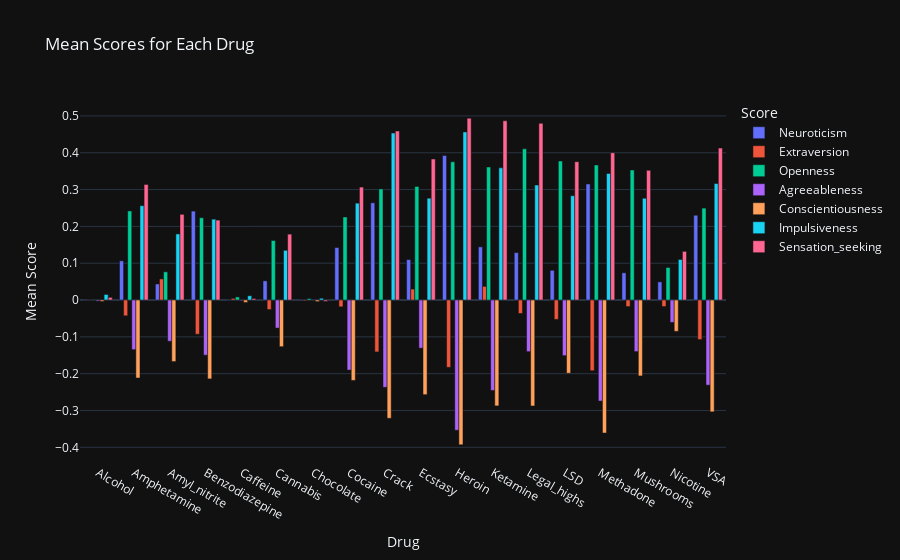

Here is the notebook cell this chart was saved with:
### Code cell
fig = px.bar(data, x='Drug', y=scores, title='Mean Scores for Each Drug',
             labels={'value': 'Mean Score', 'variable': 'Score'},
             template='plotly_dark', barmode='group')
fig.show()

### Figure 1 — Plotly figure (JSON) as saved in the notebook; plotly's stock layout.template omitted (floating-point values rounded to 4 significant figures)
{"data": [{"alignmentgroup": "True", "hovertemplate": "Score=Neuroticism<br>Drug=%{x}<br>Mean Score=%{y}<extra></extra>", "legendgroup": "Neuroticism", "marker": {"color": "#636efa", "pattern": {"shape": ""}}, "name": "Neuroticism", "offsetgroup": "Neuroticism", "orientation": "v", "showlegend": true, "textposition": "auto", "type": "bar", "x": ["Alcohol", "Amphetamine", "Amyl_nitrite", "Benzodiazepine", "Caffeine", "Cannabis", "Chocolate", "Cocaine", "Crack", "Ecstasy", "Heroin", "Ketamine", "Legal_highs", "LSD", "Methadone", "Mushrooms", "Nicotine", "VSA"], "xaxis": "x", "y": [0.001843, 0.1064, 0.04365, 0.2415, -0.001519, 0.0521, -0.002039, 0.1426, 0.2641, 0.1098, 0.3925, 0.1444, 0.1288, 0.08074, 0.3152, 0.07395, 0.0493, 0.2303], "yaxis": "y"}, {"alignmentgroup": "True", "hovertemplate": "Score=Extraversion<br>Drug=%{x}<br>Mean Score=%{y}<extra></extra>", "legendgroup": "Extraversion", "marker": {"color": "#EF553B", "pattern": {"shape": ""}}, "name": "Extraversion", "offsetgroup": "Extraversion", "orientation": "v", "showlegend": true, "textposition": "auto", "type": "bar", "x": ["Alcohol", "Amphetamine", "Amyl_nitrite", "Benzodiazepine", "Caffeine", "Cannabis", "Chocolate", "Cocaine", "Crack", "Ecstasy", "Heroin", "Ketamine", "Legal_highs", "LSD", "Methadone", "Mushrooms", "Nicotine", "VSA"], "xaxis": "x", "y": [-0.0007782, -0.04283, 0.05731, -0.09291, 0.004392, -0.02583, -0.00208, -0.01839, -0.1409, 0.02974, -0.1828, 0.03701, -0.03646, -0.05253, -0.192, -0.01769, -0.01763, -0.1074], "yaxis": "y"}, {"alignmentgroup": "True", "hovertemplate": "Score=Openness<br>Drug=%{x}<br>Mean Score=%{y}<extra></extra>", "legendgroup": "Openness", "marker": {"color": "#00cc96", "pattern": {"shape": ""}}, "name": "Openness", "offsetgroup": "Openness", "orientation": "v", "showlegend": true, "textposition": "auto", "type": "bar", "x": ["Alcohol", "Amphetamine", "Amyl_nitrite", "Benzodiazepine", "Caffeine", "Cannabis", "Chocolate", "Cocaine", "Crack", "Ecstasy", "Heroin", "Ketamine", "Legal_highs", "LSD", "Methadone", "Mushrooms", "Nicotine", "VSA"], "xaxis": "x", "y": [0.001059, 0.242, 0.07663, 0.2236, 0.00843, 0.1617, 0.003978, 0.2255, 0.3018, 0.3084, 0.3754, 0.3613, 0.4106, 0.3775, 0.3669, 0.3534, 0.0885, 0.2496], "yaxis": "y"}, {"alignmentgroup": "True", "hovertemplate": "Score=Agreeableness<br>Drug=%{x}<br>Mean Score=%{y}<extra></extra>", "legendgroup": "Agreeableness", "marker": {"color": "#ab63fa", "pattern": {"shape": ""}}, "name": "Agreeableness", "offsetgroup": "Agreeableness", "orientation": "v", "showlegend": true, "textposition": "auto", "type": "bar", "x": ["Alcohol", "Amphetamine", "Amyl_nitrite", "Benzodiazepine", "Caffeine", "Cannabis", "Chocolate", "Cocaine", "Crack", "Ecstasy", "Heroin", "Ketamine", "Legal_highs", "LSD", "Methadone", "Mushrooms", "Nicotine", "VSA"], "xaxis": "x", "y": [-0.00289, -0.1347, -0.1119, -0.1497, -0.00176, -0.07613, 0.001499, -0.1903, -0.237, -0.1307, -0.3536, -0.2456, -0.1401, -0.151, -0.2744, -0.14, -0.06077, -0.2312], "yaxis": "y"}, {"alignmentgroup": "True", "hovertemplate": "Score=Conscientiousness<br>Drug=%{x}<br>Mean Score=%{y}<extra></extra>", "legendgroup": "Conscientiousness", "marker": {"color": "#FFA15A", "pattern": {"shape": ""}}, "name": "Conscientiousness", "offsetgroup": "Conscientiousness", "orientation": "v", "showlegend": true, "textposition": "auto", "type": "bar", "x": ["Alcohol", "Amphetamine", "Amyl_nitrite", "Benzodiazepine", "Caffeine", "Cannabis", "Chocolate", "Cocaine", "Crack", "Ecstasy", "Heroin", "Ketamine", "Legal_highs", "LSD", "Methadone", "Mushrooms", "Nicotine", "VSA"], "xaxis": "x", "y": [-0.003667, -0.2117, -0.1671, -0.2142, -0.006415, -0.1266, -0.004222, -0.2184, -0.3212, -0.257, -0.3933, -0.2875, -0.2878, -0.1988, -0.3613, -0.2062, -0.08505, -0.3037], "yaxis": "y"}, {"alignmentgroup": "True", "hovertemplate": "Score=Impulsiveness<br>Drug=%{x}<br>Mean Score=%{y}<extra></extra>", "legendgroup": "Impulsiveness", "marker": {"color": "#19d3f3", "pattern": {"shape": ""}}, "name": "Impulsiveness", "offsetgroup": "Impulsiveness", "orientation": "v", "showlegend": true, "textposition": "auto", "type": "bar", "x": ["Alcohol", "Amphetamine", "Amyl_nitrite", "Benzodiazepine", "Caffeine", "Cannabis", "Chocolate", "Cocaine", "Crack", "Ecstasy", "Heroin", "Ketamine", "Legal_highs", "LSD", "Methadone", "Mushrooms", "Nicotine", "VSA"], "xaxis": "x", "y": [0.01508, 0.2562, 0.1795, 0.2197, 0.01157, 0.135, 0.004805, 0.2631, 0.4536, 0.2766, 0.4567, 0.3591, 0.3123, 0.2833, 0.3436, 0.2764, 0.1102, 0.3164], "yaxis": "y"}, {"alignmentgroup": "True", "hovertemplate": "Score=Sensation_seeking<br>Drug=%{x}<br>Mean Score=%{y}<extra></extra>", "legendgroup": "Sensation_seeking", "marker": {"color": "#FF6692", "pattern": {"shape": ""}}, "name": "Sensation_seeking", "offsetgroup": "Sensation_seeking", "orientation": "v", "showlegend": true, "textposition": "auto", "type": "bar", "x": ["Alcohol", "Amphetamine", "Amyl_nitrite", "Benzodiazepine", "Caffeine", "Cannabis", "Chocolate", "Cocaine", "Crack", "Ecstasy", "Heroin", "Ketamine", "Legal_highs", "LSD", "Methadone", "Mushrooms", "Nicotine", "VSA"], "xaxis": "x", "y": [0.007159, 0.3139, 0.2328, 0.2171, 0.004018, 0.179, -0.003683, 0.3068, 0.4591, 0.3832, 0.494, 0.4868, 0.4799, 0.3758, 0.4001, 0.3522, 0.1321, 0.4127], "yaxis": "y"}], "layout": {"barmode": "group", "legend": {"title": {"text": "Score"}, "tracegroupgap": 0}, "title": {"text": "Mean Scores for Each Drug"}, "xaxis": {"anchor": "y", "domain": [0, 1], "title": {"text": "Drug"}}, "yaxis": {"anchor": "x", "domain": [0, 1], "title": {"text": "Mean Score"}}}}
